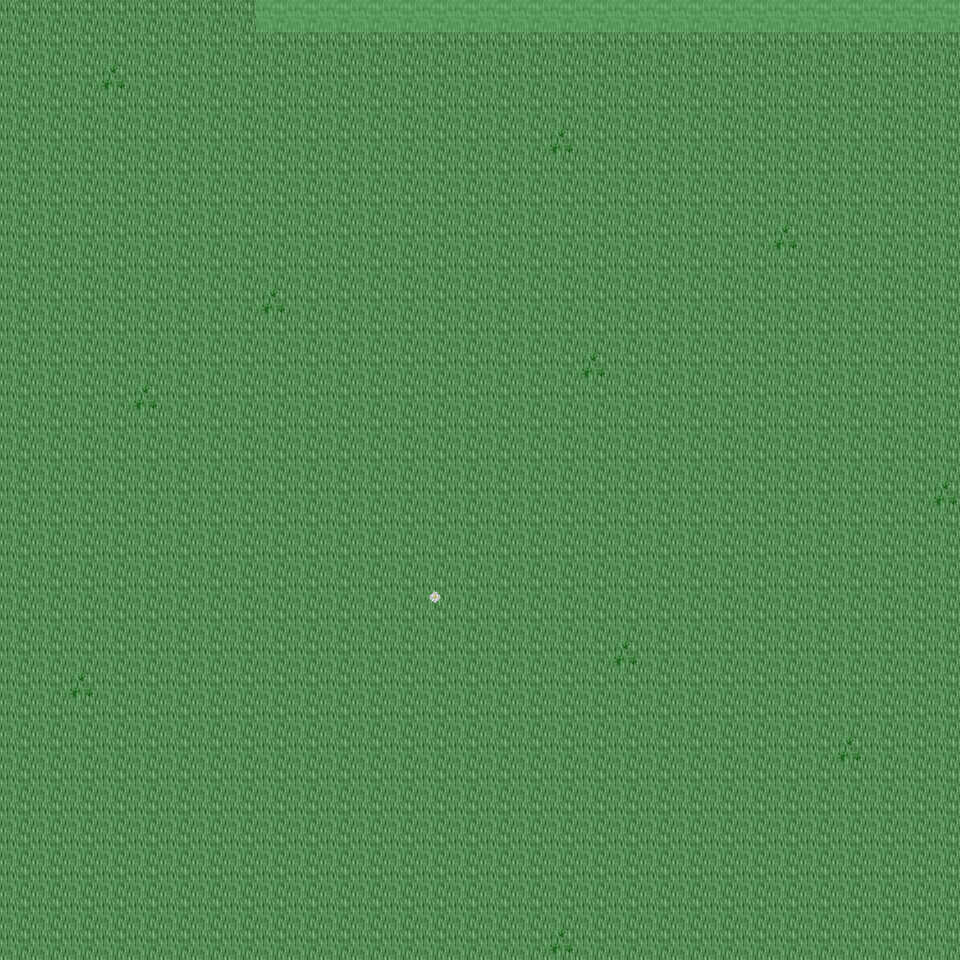

Below is a game level as drawn by its tile map, then a one-line description and the .tmx that defines it (tile-layer data replaced by summaries):
An orthogonal 30x30 tile map with 32x32 px tiles, 6 tile layers (Ground, Object, Object2, Above, ...), 43 tilesets and 3 objects (3x mapExit).

<map version="1.0" orientation="orthogonal" renderorder="right-down" width="30" height="30" tilewidth="32" tileheight="32" nextobjectid="4">
  <tileset firstgid="1" name="tileset_ground_ground" tilewidth="32" tileheight="32" tilecount="33" columns="3">
    <image source="../drawable/tileset_ground_ground.png" width="96" height="352" />
  </tileset>
  <tileset firstgid="34" name="tileset_ground_water_water" tilewidth="32" tileheight="32" tilecount="24" columns="3">
    <image source="../drawable/tileset_ground_water_water.png" width="96" height="256" />
  </tileset>
  <tileset firstgid="58" name="tileset_ground_square_patch" tilewidth="32" tileheight="32" tilecount="9" columns="3">
    <image source="../drawable/tileset_ground_square_patch.png" width="96" height="96" />
  </tileset>
  <tileset firstgid="67" name="tileset_building_wall_wall_brown" tilewidth="32" tileheight="32" tilecount="12" columns="3">
    <image source="../drawable/tileset_building_wall_wall_brown.png" width="96" height="128" />
  </tileset>
  <tileset firstgid="79" name="tileset_ground_water_pool_grassy" tilewidth="32" tileheight="32" tilecount="27" columns="9">
    <image source="../drawable/tileset_ground_water_pool_grassy.png" width="288" height="96" />
  </tileset>
  <tileset firstgid="106" name="tileset_ground_ridge_earth_dark" tilewidth="32" tileheight="32" tilecount="96" columns="12">
    <image source="../drawable/tileset_ground_ridge_earth_dark.png" width="384" height="256" />
  </tileset>
  <tileset firstgid="202" name="tileset_plant_grasses" tilewidth="32" tileheight="32" tilecount="6" columns="3">
    <image source="../drawable/tileset_plant_grasses.png" width="96" height="64" />
  </tileset>
  <tileset firstgid="208" name="tileset_plant_flower_daisy_white" tilewidth="32" tileheight="32" tilecount="8" columns="2">
    <image source="../drawable/tileset_plant_flower_daisy_white.png" width="64" height="128" />
  </tileset>
  <tileset firstgid="216" name="tileset_ground_rock_pebbles" tilewidth="32" tileheight="32" tilecount="3" columns="1">
    <image source="../drawable/tileset_ground_rock_pebbles.png" width="32" height="96" />
  </tileset>
  <tileset firstgid="219" name="tileset_ground_rock_rocks_2" tilewidth="32" tileheight="32" tilecount="4" columns="2">
    <image source="../drawable/tileset_ground_rock_rocks_2.png" width="64" height="64" />
  </tileset>
  <tileset firstgid="223" name="tileset_item_pot_pot_grey" tilewidth="32" tileheight="32" tilecount="1" columns="1">
    <image source="../drawable/tileset_item_pot_pot_grey.png" width="32" height="32" />
  </tileset>
  <tileset firstgid="224" name="tileset_plant_bush_bushes" tilewidth="32" tileheight="32" tilecount="10" columns="5">
    <image source="../drawable/tileset_plant_bush_bushes.png" width="160" height="64" />
  </tileset>
  <tileset firstgid="234" name="tileset_ground_ladder_vertical_dark" tilewidth="32" tileheight="32" tilecount="3" columns="3">
    <image source="../drawable/tileset_ground_ladder_vertical_dark.png" width="96" height="32" />
  </tileset>
  <tileset firstgid="237" name="tileset_ground_ladder_horizontal_dark" tilewidth="32" tileheight="32" tilecount="3" columns="1">
    <image source="../drawable/tileset_ground_ladder_horizontal_dark.png" width="32" height="96" />
  </tileset>
  <tileset firstgid="240" name="tileset_plant_flower_daisy_blue" tilewidth="32" tileheight="32" tilecount="8" columns="2">
    <image source="../drawable/tileset_plant_flower_daisy_blue.png" width="64" height="128" />
  </tileset>
  <tileset firstgid="248" name="tileset_ground_grass_edges" tilewidth="32" tileheight="32" tilecount="36" columns="12">
    <image source="../drawable/tileset_ground_grass_edges.png" width="384" height="96" />
  </tileset>
  <tileset firstgid="284" name="tileset_ground_grass_corners" tilewidth="32" tileheight="32" tilecount="24" columns="6">
    <image source="../drawable/tileset_ground_grass_corners.png" width="192" height="128" />
  </tileset>
  <tileset firstgid="308" name="tileset_ground_cobbled_paving" tilewidth="32" tileheight="32" tilecount="1" columns="1">
    <image source="../drawable/tileset_ground_cobbled_paving.png" width="32" height="32" />
  </tileset>
  <tileset firstgid="309" name="tileset_building_door_door_n" tilewidth="32" tileheight="32" tilecount="6" columns="3">
    <image source="../drawable/tileset_building_door_door_n.png" width="96" height="64" />
  </tileset>
  <tileset firstgid="315" name="tileset_building_door_closed" tilewidth="32" tileheight="32" tilecount="1" columns="1">
    <image source="../drawable/tileset_building_door_closed.png" width="32" height="32" />
  </tileset>
  <tileset firstgid="316" name="tileset_building_window_window_right" tilewidth="32" tileheight="32" tilecount="2" columns="2">
    <image source="../drawable/tileset_building_window_window_right.png" width="64" height="32" />
  </tileset>
  <tileset firstgid="318" name="tileset_plant_flower_daisy_red" tilewidth="32" tileheight="32" tilecount="8" columns="2">
    <image source="../drawable/tileset_plant_flower_daisy_red.png" width="64" height="128" />
  </tileset>
  <tileset firstgid="326" name="tileset_building_window_window_long" tilewidth="32" tileheight="32" tilecount="3" columns="3">
    <image source="../drawable/tileset_building_window_window_long.png" width="96" height="32" />
  </tileset>
  <tileset firstgid="329" name="tileset_plant_flower_daisy_yellow" tilewidth="32" tileheight="32" tilecount="8" columns="2">
    <image source="../drawable/tileset_plant_flower_daisy_yellow.png" width="64" height="128" />
  </tileset>
  <tileset firstgid="337" name="tileset_furniture_light_flames" tilewidth="32" tileheight="32" tilecount="6" columns="6">
    <image source="../drawable/tileset_furniture_light_flames.png" width="192" height="32" />
  </tileset>
  <tileset firstgid="343" name="tileset_building_fence_fence_chunky" tilewidth="32" tileheight="32" tilecount="21" columns="3">
    <image source="../drawable/tileset_building_fence_fence_chunky.png" width="96" height="224" />
  </tileset>
  <tileset firstgid="364" name="tileset_plant_tree_tree_green" tilewidth="32" tileheight="32" tilecount="88" columns="8">
    <image source="../drawable/tileset_plant_tree_tree_green.png" width="256" height="352" />
  </tileset>
  <tileset firstgid="452" name="tileset_plant_tree_tree_darkgreen" tilewidth="32" tileheight="32" tilecount="88" columns="8">
    <image source="../drawable/tileset_plant_tree_tree_darkgreen.png" width="256" height="352" />
  </tileset>
  <tileset firstgid="540" name="tileset_item_sign_large" tilewidth="32" tileheight="32" tilecount="15" columns="5">
    <image source="../drawable/tileset_item_sign_large.png" width="160" height="96" />
  </tileset>
  <tileset firstgid="555" name="tileset_ground_ladder_small" tilewidth="32" tileheight="32" tilecount="1" columns="1">
    <image source="../drawable/tileset_ground_ladder_small.png" width="32" height="32" />
  </tileset>
  <tileset firstgid="556" name="tileset_building_roof_blue" tilewidth="32" tileheight="32" tilecount="20" columns="5">
    <image source="../drawable/tileset_building_roof_blue.png" width="160" height="128" />
  </tileset>
  <tileset firstgid="576" name="tileset_building_decoration_chimney" tilewidth="32" tileheight="32" tilecount="2" columns="1">
    <image source="../drawable/tileset_building_decoration_chimney.png" width="32" height="64" />
  </tileset>
  <tileset firstgid="578" name="tileset_logic_creature_gnome" tilewidth="32" tileheight="32" tilecount="6" columns="6">
    <image source="../drawable/tileset_logic_creature_gnome.png" width="192" height="32" />
  </tileset>
  <tileset firstgid="584" name="tileset_logic_creature_rodent" tilewidth="32" tileheight="32" tilecount="8" columns="8">
    <image source="../drawable/tileset_logic_creature_rodent.png" width="256" height="32" />
  </tileset>
  <tileset firstgid="592" name="tileset_logic_creature_animal" tilewidth="32" tileheight="32" tilecount="32" columns="8">
    <image source="../drawable/tileset_logic_creature_animal.png" width="256" height="128" />
  </tileset>
  <tileset firstgid="624" name="tileset_logic_collision" tilewidth="32" tileheight="32" tilecount="1" columns="1">
    <image source="../drawable/tileset_logic_collision.png" width="32" height="32" />
  </tileset>
  <tileset firstgid="625" name="tileset_ground_water_water_corners" tilewidth="32" tileheight="32" tilecount="12" columns="6">
    <image source="../drawable/tileset_ground_water_water_corners.png" width="192" height="64" />
  </tileset>
  <tileset firstgid="637" name="tileset_ground_green_paving" tilewidth="32" tileheight="32" tilecount="18" columns="3">
    <image source="../drawable/tileset_ground_green_paving.png" width="96" height="192" />
  </tileset>
  <tileset firstgid="655" name="tileset_logic_protection" tilewidth="32" tileheight="32" tilecount="2" columns="2">
    <image source="../drawable/tileset_logic_protection.png" width="64" height="32" />
  </tileset>
  <tileset firstgid="657" name="tileset_light_yellow_light_5x5" tilewidth="32" tileheight="32" tilecount="25" columns="5">
    <image source="../drawable/tileset_light_yellow_light_5x5.png" width="160" height="160" />
  </tileset>
  <tileset firstgid="682" name="tileset_furniture_light_small_lamp" tilewidth="32" tileheight="32" tilecount="4" columns="4">
    <image source="../drawable/tileset_furniture_light_small_lamp.png" width="128" height="32" />
  </tileset>
  <tileset firstgid="686" name="tileset_light_door_light" tilewidth="32" tileheight="32" tilecount="12" columns="3">
    <image source="../drawable/tileset_light_door_light.png" width="96" height="128" />
  </tileset>
  <tileset firstgid="698" name="tileset_logic_creature_human_risecia" tilewidth="32" tileheight="32" tilecount="4" columns="4">
    <image source="../drawable/tileset_logic_creature_human_risecia.png" width="128" height="32" />
  </tileset>
  <layer name="Ground" width="30" height="30">
    <data>[900 cells, 900 non-empty, 1 distinct tile ids]</data>
  </layer>
  <layer name="Object" width="30" height="30">
    <data>[900 cells, 34 non-empty, 4 distinct tile ids]</data>
  </layer>
  <layer name="Object2" width="30" height="30">
    <data>[900 cells, 0 non-empty, 0 distinct tile ids]</data>
  </layer>
  <layer name="Above" width="30" height="30">
    <data>[900 cells, 0 non-empty, 0 distinct tile ids]</data>
  </layer>
  <layer name="Above2" width="30" height="30">
    <data>[900 cells, 0 non-empty, 0 distinct tile ids]</data>
  </layer>
  <layer name="Walkable" width="30" height="30">
    <data>[900 cells, 22 non-empty, 1 distinct tile ids]</data>
  </layer>
  <objectgroup name="MapEvents">
    <object id="1" name="north" type="mapExit" x="0" y="0" width="256" height="32">
      <properties>
        <property name="map" value="level_0_x208_y25" />
        <property name="x" value="0" />
        <property name="y" value="28" />
      </properties>
    </object>
    <object id="2" name="south" type="mapExit" x="0" y="928" width="960" height="32">
      <properties>
        <property name="map" value="level_0_x208_y27" />
        <property name="x" value="0" />
        <property name="y" value="1" />
      </properties>
    </object>
    <object id="3" name="west" type="mapExit" x="0" y="0" width="32" height="960">
      <properties>
        <property name="map" value="level_0_x207_y26" />
        <property name="x" value="28" />
        <property name="y" value="0" />
      </properties>
    </object>
  </objectgroup>
</map>
